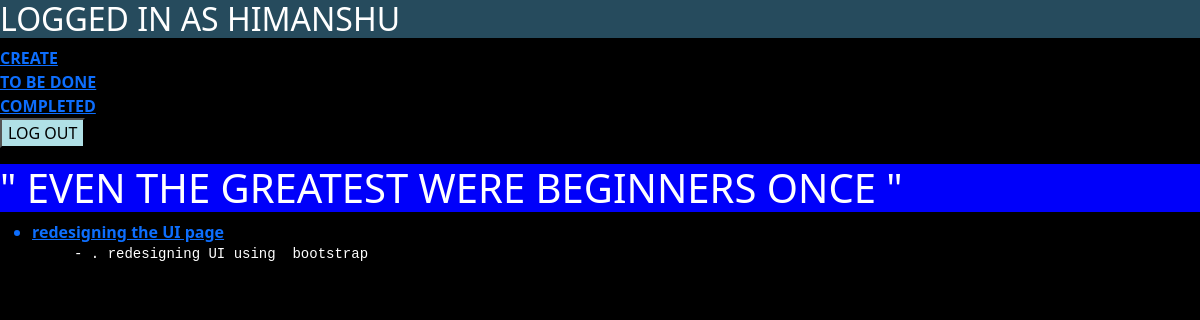
/current/ (signed in), run on an earlier commit of the app's database.
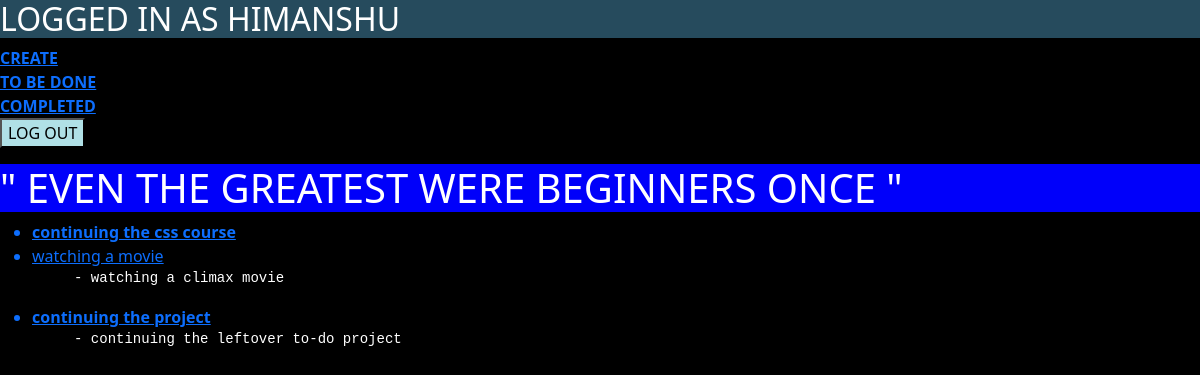
And on a later commit of the database.
### todo/models.py (models this page shows, shortened)
class Todo(models.Model):
    title = models.CharField(max_length=100 , editable=True)
    memo = models.TextField(blank=True , editable=True )
    created = models.DateTimeField(auto_now_add=True)
    datecompleted = models.DateTimeField(null=True , blank=True)
    important = models.BooleanField(default=False , editable=True)
    user = models.ForeignKey(User , on_delete = models.CASCADE)

### todo/views.py (the view)
# urls.py: path('current/', views.currenttodos, name='currenttodos'),
@login_required()
def currenttodos(request):
    todos =Todo.objects.filter(user=request.user, datecompleted__isnull=True)
    return render(request, 'todo/currenttodos.html',{'todos':todos})

### todo/templates/todo/currenttodos.html (shortened to what this page needs)
{% extends 'todo/base.html' %}
{% block content %}
<h1 style="background-color : rgb(0,0,250)">
  " EVEN THE GREATEST WERE BEGINNERS ONCE "
</h1>
<ul>
      {% for todo in todos %}
      {% if todo.important %}
      <b>
       <a href="{% url 'viewtodo'  todo.id  %}"> <li> {{ todo.title }}</li> </a>
      </b>
      {% else %}
      <a href="{% url 'viewtodo'  todo.id  %}">
      <li> {{ todo.title }}</li> </a>
      {% endif %}
      {% if todo.memo %}
      <pre><li>     - {{ todo.memo }}   </li></pre>
      {% endif %}
    {% endfor %}
</ul>
{% endblock %}

### todo/templates/todo/base.html (shortened to what this page needs)
{% if user.is_authenticated %}
<body style="background-color : black" >
<font color="white" >
<h2 style="background-color : #264b5d">LOGGED IN AS {{ user.username|upper }}</h2>
<a href="{% url 'createtodo' %}"> <b> CREATE </b>  </a>
<link href="https://cdn.jsdelivr.net/npm/bootstrap@5.1.3/dist/css/bootstrap.min.css" rel="stylesheet">
<br>
<a href="{% url 'currenttodos' %}"> <b> TO BE DONE  </b>  </a>
<br>
<a href="{% url 'completedtodos' %}"> <b> COMPLETED </b>  </a>
<form action="{% url 'logoutuser' %}" method="post">
    <button type="submit" style="background-color : powderblue" >
     LOG OUT
    </button>
</form>
{% else %}
<a href="{% url 'signupuser' %}">SIGN UP</a>
<a href="{% url 'loginuser' %}">LOG IN</a>
{% endif %}
{% block content %}
{% endblock %}
</font>
</body>

What changed in the data, as far as the page shows it:
no longer on this page (row edited): Todo: title "redesigning the UI page", memo ". redesigning UI using bootstrap"
added Todo: title "continuing the css course"
added Todo: title "watching a movie", memo "watching a climax movie"
added Todo: title "continuing the project", memo "continuing the leftover to-do project"
